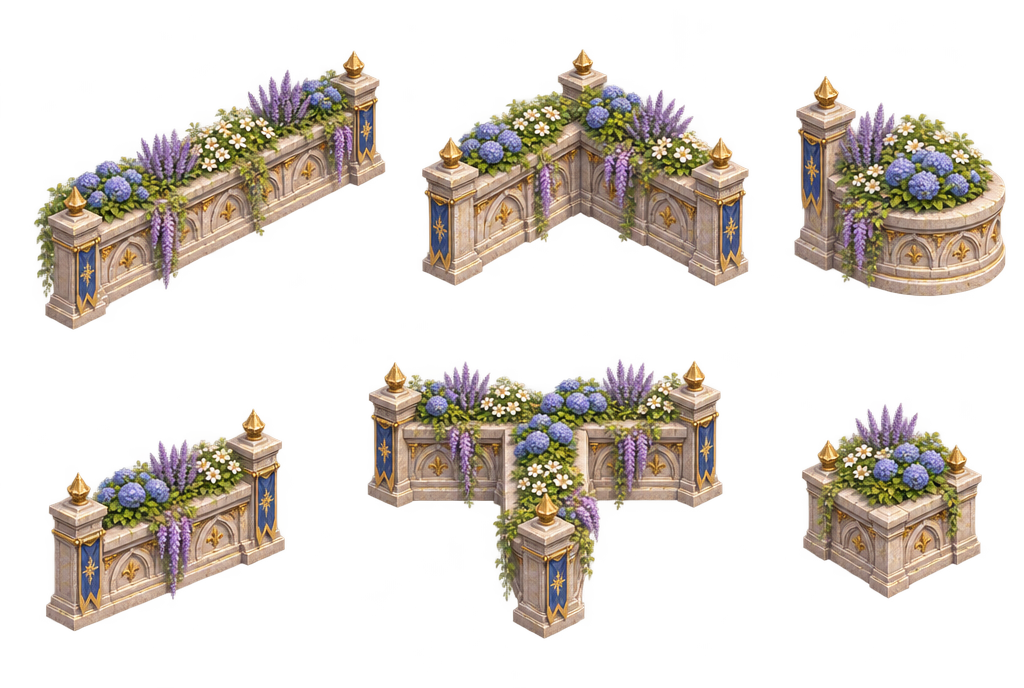
#> input picture art/higgsfield_2026-11/crownsfall_city/raw/beds_raised.png, 1024 x 688 px
$ python path_connector.py ../../../art/higgsfield_2026-11/crownsfall_city/raw/beds_raised.png out.png ../../../art/higgsfield_2026-11/crownsfall_city/raw/beds_round.png ../../../art/higgsfield_2026-11/crownsfall_city/raw/beds_round.png 1.0
#> lines starting #> are read from the running program, lines starting #| are printed output that depends on the picture
"""Paint a path connector on a layout image by re-mapping a strip of an existing painted path along a new centreline
(free, local). The flagstone texture follows the curve (sampled at the same along/across position on the source path),
feathered at the sides. Used to join the real W1 painting's path exit to the master layout's path.
usage: python path_connector.py <in.png> <out.png> '<src centreline json>' '<dst centreline json>' <half_width_px>"""
import sys, json
import numpy as np, cv2
from PIL import Image

def resample(poly, n):
    p = np.array(poly, np.float64); seg = np.linalg.norm(np.diff(p, axis=0), axis=1)
    s = np.concatenate([[0], np.cumsum(seg)]); t = np.linspace(0, s[-1], n)
    return np.stack([np.interp(t, s, p[:, 0]), np.interp(t, s, p[:, 1])], 1), s[-1]

src_img = np.asarray(Image.open(sys.argv[1]).convert("RGB")).astype(np.float32)
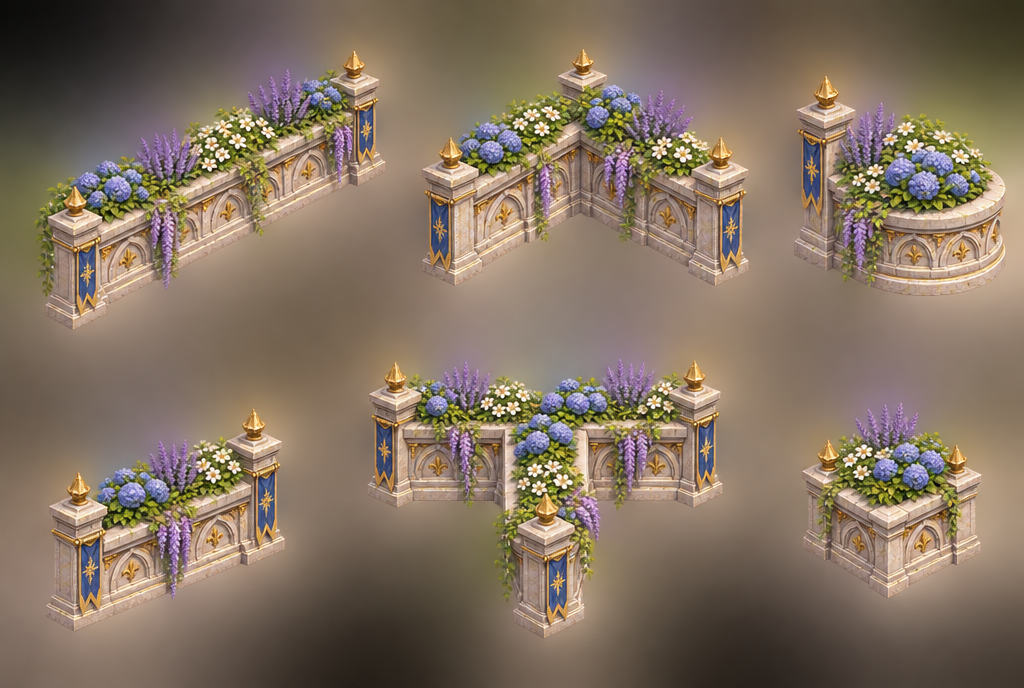
#> src_img: shape (688, 1024, 3) float32; mean R, G, B 131.8, 114.7, 97.7
#> (the run stopped early here; a loop or call above may not have finished)

$ run again, on art/higgsfield_2026-11/crownsfall_city/raw/magic_runes.png
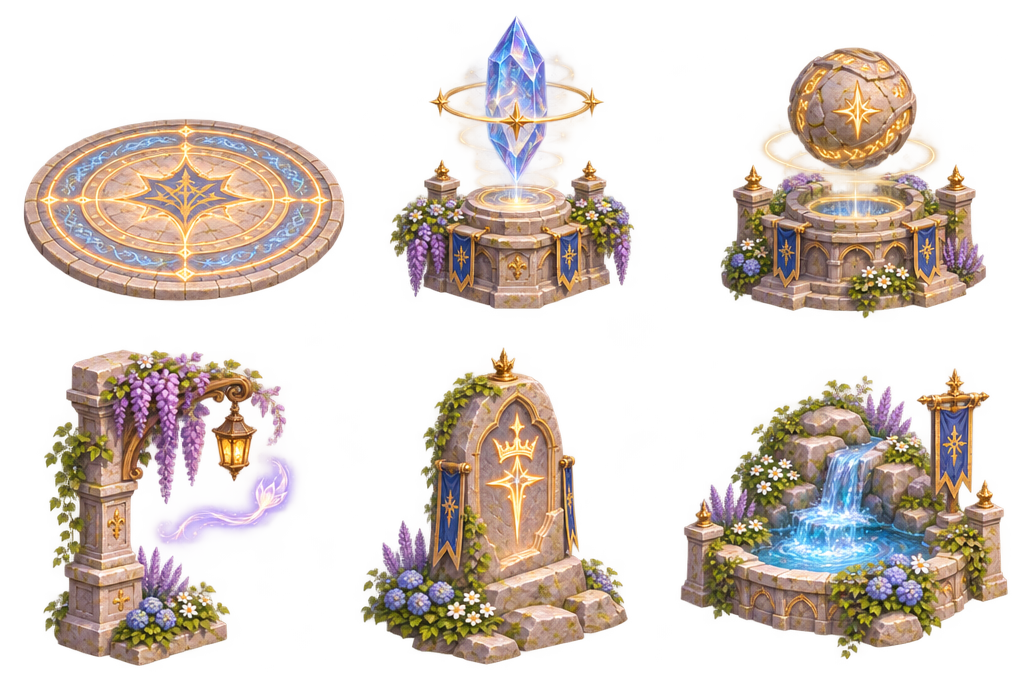
#> input picture art/higgsfield_2026-11/crownsfall_city/raw/magic_runes.png, 1024 x 688 px
#> `src_img = np.asarray(Image.open(sys.argv[1]).convert("RGB")).astype(np..`:
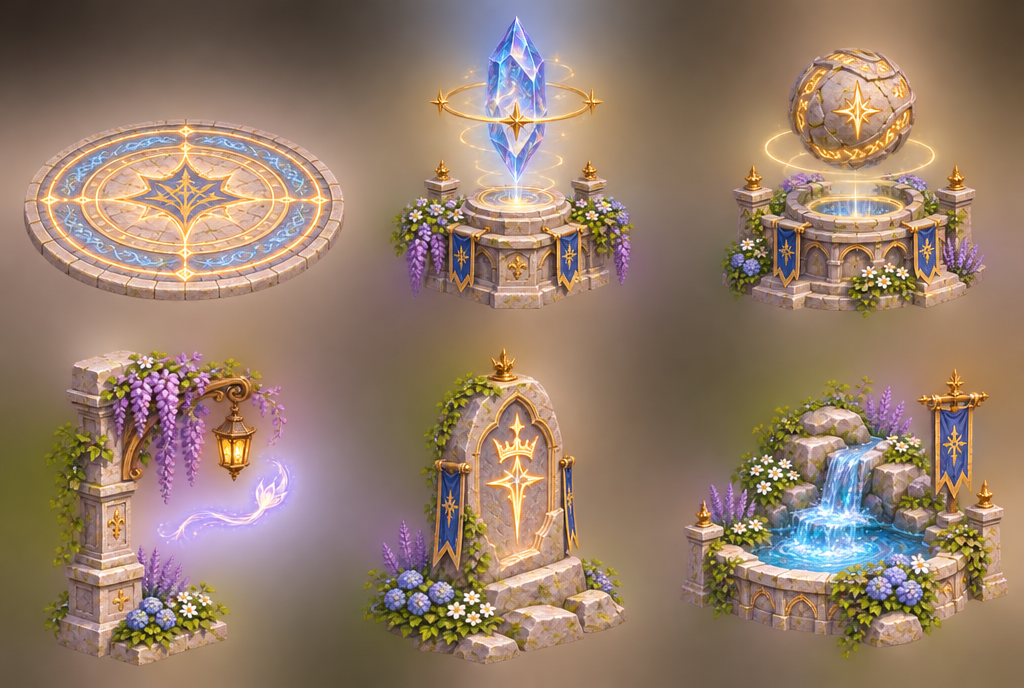
#> src_img: shape (688, 1024, 3) float32; mean R, G, B 148.6, 124.8, 106.5
